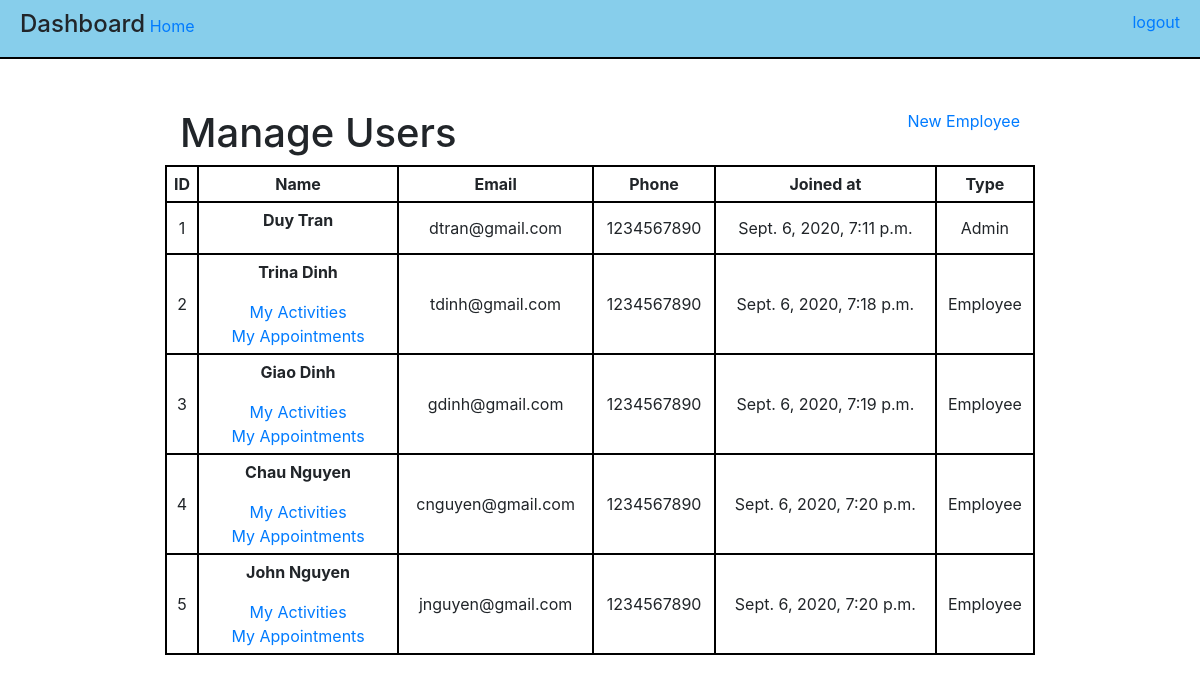
Page /dashboard/ (signed in) on the committed database.
### login_app/models.py (models this page shows)
class User(models.Model):
    first_name = models.CharField(max_length=45)
    last_name = models.CharField(max_length=45)
    email = models.CharField(max_length=100)
    password = models.CharField(max_length=100)
    phone = models.IntegerField()
    user_type = models.IntegerField(default=3)
    created_at = models.DateTimeField(auto_now_add=True)
    updated_at = models.DateTimeField(auto_now=True)
    objects = UserManager()
    def fullname(self):
        return f'{self.first_name} {self.last_name}'

### dashboard_app/views.py (the view)
# urls.py: path('dashboard/', include('dashboard_app.urls')),
def dashboard(request):
    if 'uid' not in request.session:
        return redirect('/login')
    if Service.objects.first() == None:
        for service in SERVICES:
            Service.objects.create(
                name = service["name"],
                price = service["price"],
            )
    past_events = Event.objects.filter(date__lt = datetime.date.today())
    for event in past_events:
        print(event.date)
        event.status = 9 #completed
        event.save()
    request.session['totalPeriod'] = 0
    request.session['totalPeriod'] = 0
    context = {
        "users" : User.objects.exclude(user_type = 3),
    }
    return render(request, 'dashboard.html', context)

### dashboard_app/templates/dashboard.html (shortened to what this page needs)
<!DOCTYPE html>
<html lang="en">
<head>
    <link rel="stylesheet" href="https://maxcdn.bootstrapcdn.com/bootstrap/4.0.0/css/bootstrap.min.css"
>
    {% load static %}
    <link rel="stylesheet" href="{% static 'dashboard.css' %}">
    <link rel="stylesheet" href="{% static 'format.css' %}">
</head>
<body>
    <div class="header">
        <h4>Dashboard</h4>
        <a href="/dashboard" class="home">Home</a>
        <a href="/dashboard/logout" class="logout">logout</a>
    </div>
    <div class="wrapper">
        <div class="topic">
            <h1>Manage Users</h1>
            <a href="/dashboard/new" id="add_new">New Employee</a>
        </div>
        <div class="row">
            <table>
                <thead>
                    <tr>
                        <th>ID</th>
                        <th style="width: 200px;">Name</th>
                        <th>Email</th>
                        <th>Phone</th>
                        <th>Joined at</th>
                        <th>Type</th>
                    </tr>
                </thead>
                <tbody>
                    {% for user in users %}
                    <tr>
                        <td>{{user.id}}</td>
                        <td>
                            <p style="font-weight: bold;">{{user.fullname}}</p>
                            {% if user.id != 1 %}
                            <a href="/dashboard/{{user.id}}/activities">My Activities</a><br>
                            <a href="/dashboard/{{user.id}}/profile">My Appointments</a>
                            {% endif %}
                        </td>
                        <td>{{user.email}}</td>
                        <td>{{user.phone}}</td>
                        <td>{{user.created_at}}</td>
                        {% if user.user_type == 1 %}
                        <td>Admin</td>
                        {% else %}
                        <td>Employee</td>
                        {% endif %}
                    </tr>
                    {% endfor %}
                </tbody>
            </table>
        </div>
    </div>
</body>
</html>

### dashboard_app/static/dashboard.css (style rules this page uses)
.topic * { display: inline-block; vertical-align: bottom; }
.topic a { float: right; }
table { min-width: 100%; }
td,th { border: 2px black solid; text-align: center; padding: 5px; }
.wrapper { width: 70%; margin: 0px auto; }

### dashboard_app/static/format.css (style rules this page uses)
.header { background-color: skyblue; border-bottom: 2px solid black; margin-bottom: 50px; padding: 10px 20px 10px 20px; }
.header * { display: inline-block; }
.logout { float: right; }
.home { align-content: center; }

### rows in the picture
User: id "1", fullname "Duy Tran", email "dtran@gmail.com", phone "1234567890", created_at "Sept. 6, 2020, 7:11 p.m.", user_type "Admin"
User: id "2", fullname "Trina Dinh", email "tdinh@gmail.com", phone "1234567890", created_at "Sept. 6, 2020, 7:18 p.m.", user_type "Employee"
User: id "3", fullname "Giao Dinh", email "gdinh@gmail.com", phone "1234567890", created_at "Sept. 6, 2020, 7:19 p.m.", user_type "Employee"
User: id "4", fullname "Chau Nguyen", email "cnguyen@gmail.com", phone "1234567890", created_at "Sept. 6, 2020, 7:20 p.m.", user_type "Employee"
User: id "5", fullname "John Nguyen", email "jnguyen@gmail.com", phone "1234567890", created_at "Sept. 6, 2020, 7:20 p.m.", user_type "Employee"
